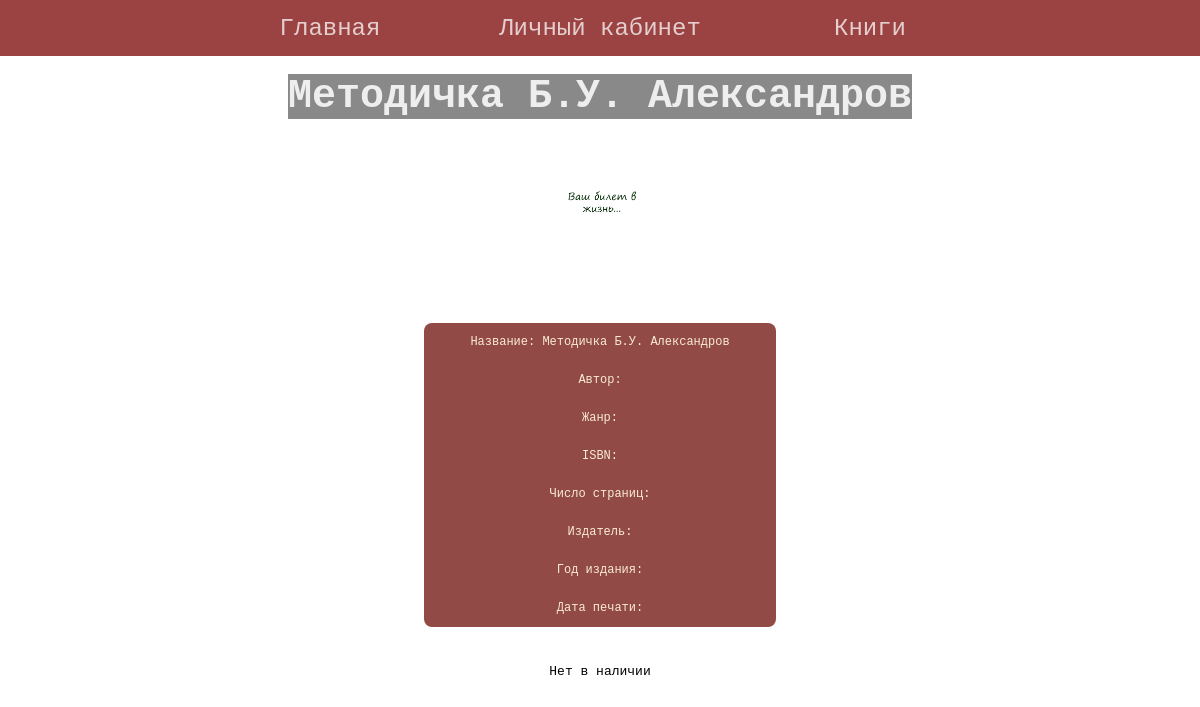
Screenshot of /books/3 (signed in) with the database file from the repository.
### tables this page shows
CREATE TABLE mainmenu (
id integer PRIMARY KEY AUTOINCREMENT, 
title text NOT NULL, 
url text NOT NULL
);

CREATE TABLE books (
bookid integer PRIMARY KEY AUTOINCREMENT,
name text NOT NULL,
author text NOT NULL,
genre text NOT NULL,
preview BLOB DEFAULT NONE,
isbn integer UNIQUE NOT NULL,
pages integer NOT NULL,
phouse text NOT NULL,
year integer NOT NULL,
edition integer NOT NULL,
availibility integer NOT NULL
);

### app.py (the view, shortened to what this page needs)
@app.route("/books/<alias>", methods=["POST", "GET"])
@login_required
def showBook(alias):
    groups = dbase.getGroups()
    bookid, name, author, genre, preview, isbn, pages, phouse, year, edition, availibility = dbase.getBook(alias)
    return render_template("book.html", menu=dbase.getMenu(), name=name, author = author, genre=genre,\
                           preview = preview, isbn = isbn, pages = pages, phouse = phouse, year = year,\
                            edition = edition, availibility = availibility, groups = groups)

### FlaskDB.py (called while the page is built)
    def getMenu(self):
        sql = '''SELECT * FROM mainmenu'''
        try:
            self.__cur.execute(sql)
            res = self.__cur.fetchall()
            if res: return res
        except:
            print("Ошибка чтения из БД")
        return []

    def getGroups(self):
        try:
            self.__cur.execute(f"SELECT * \
                                FROM groups ORDER BY groupname")
            res = self.__cur.fetchall()
            if res: return res
        except sqlite3.Error as e:
            print("Ошибка получения категорий из БД"+str(e))
        return[]

    def getBook(self, alias):
        try:
            self.__cur.execute(f"SELECT bookid, name, author, genre, preview,\
                                isbn, pages, phouse, year, edition, availibility \
                                FROM books WHERE bookid  LIKE '{alias}' LIMIT 1")
            res = self.__cur.fetchone()
            if res: return res
        except sqlite3.Error as e:
            print("Ошибка получения книги из БД"+str(e))
        return[]

    def getUser(self, user_id):
        try:
            self.__cur.execute(f"SELECT * FROM users WHERE id = {user_id} LIMIT 1")
            res = self.__cur.fetchone()
            if not res:
                print("Пользователь не найден")
                return False
            return res
        except sqlite3.Error as e:
            print("Ошибка получения данных из БД "+str(e))
        return False

### UserLogin.py (called while the page is built)
    def fromDB(self, user_id, db):
        self.__user = db.getUser(user_id)
        return self

### app.py (called while the page is built)
def connect_db():
    conn = sqlite3.connect(app.config['DATABASE'])
    conn.row_factory = sqlite3.Row
    return conn

def get_db():
    if not hasattr(g, 'link_db'):
        g.link_db = connect_db()
    return g.link_db

@app.before_request
def before_request():
    global dbase
    db = get_db()
    dbase = FlaskDB(db)

@login_manager.user_loader
def load_user(user_id):
    print("load_user")
    return UserLogin().fromDB(user_id, dbase)

### templates/book.html (shortened to what this page needs)
{% extends 'base.html' %}
{% block content %}
{{ super() }}
<ul class="book">
    <h1>{{name}}</h1>
    <img src="../static/bookcovers/{{preview}}">
    <div class="aboutBook_all">
        <p>Название: {{name}}</p>
        <p>Автор: {{author}}</p>
        <p>Жанр: {{genre}}</p>
        <p>ISBN: {{isbn}}</p>
        <p>Число страниц: {{pages}}</p>
        <p>Издатель: {{phouse}}</p>
        <p>Год издания: {{year}}</p>
        <p>Дата печати: {{edition}}</p>
    </div>
    {% if availibility|int() == 1-%}
    <form action="" method="post" class="form-contact-2">
        <div class="createOrder">
            <select name="select">Выбрать способ получения
                <option>Получить в библиотеке на Кирова</option>
                <option>Получить в библиотеке на Коммунаров</option>
            </select>
            <input class="btnOrder" type="submit" value="Заказать книгу">
        </div>
        <div class="createOrder">
            <p><label>Выберите Категорию:</label>
                <select name="object">
                    <option selected="selected" value=123>...</option>
                    {% for g in groups %}
                    <option value={{g.groupid}}>{{ g.groupname }}</option>
                    {% endfor %}
                </select>
            <p><input class="btnOrder" type="submit" value="Добавить книгу в выбранную категорию" />
        </div>
    </form>
    {% else -%}
    <li>
        <p>Нет в наличии</p>
    </li>
    {% endif %}
</ul>
{% endblock -%}

### templates/base.html (shortened to what this page needs)
<!DOCTYPE html>
<html>
<head>
<link type="text/css" href="{{ url_for('static', filename='css/styles.css')}}" rel="stylesheet"/>
</head>
<body>
{% block content -%}
        {% block mainmenu -%}
<ul class="mainmenu">
        {% for m in menu -%}
<li><a href="{{m.url}}">{{m.title}}</a></li>
        {% endfor -%}
</ul>
        {% endblock mainmenu -%}
{% endblock -%}
</body>

### static/css/styles.css (style rules this page uses)
html, body { font-family: monospace; margin: 0; padding: 0; height: 100%; width: 100%; }
ul.mainmenu { display: flex; list-style: none; background: rgb(155 67 67); height: 40px; margin: 0; padding: 0; color: rgba(255, 255, 255, 0.74); font-size: 20px; overflow: hidden; align-items: center; justify-content: center; height: 7vh; }
ul.mainmenu li { height: 5vh; width: 29vh; display: flex; align-items: center; justify-content: center; margin: 0px 19px; text-decoration: none; border-radius: 0.5vh; color: rgba(255, 255, 255, 0.74); background-color: #00000000; font-size: 3vh; transition: background-color 0.3s, color 0.3s; }
ul.mainmenu li a { color: rgba(255, 255, 255, 0.74); display: flex; text-decoration: none; }
.book img { max-width: 150px; height: auto; }
ul.book { list-style: none; margin: 10px 0 0 0; padding: 0; color: black; display: flex; flex-direction: column; align-items: center; }
h1 { text-align: center; font-size: 5vh; background-color: #898989; color: #eee; margin-bottom: 1vh; margin-top: 1vh; }
.aboutBook_all { background-color: #914a45; margin: 3vh 1vh 3vh 1vh; width: 44vh; border-radius: 1vh; display: flex; flex-direction: column; align-items: center; color: antiquewhite; font-size: 1.5vh; }

### rows the page displays
mainmenu: title "Главная"
mainmenu: title "Личный кабинет"
mainmenu: title "Книги"
books: name "Методичка Б.У. Александров", preview (picture)
